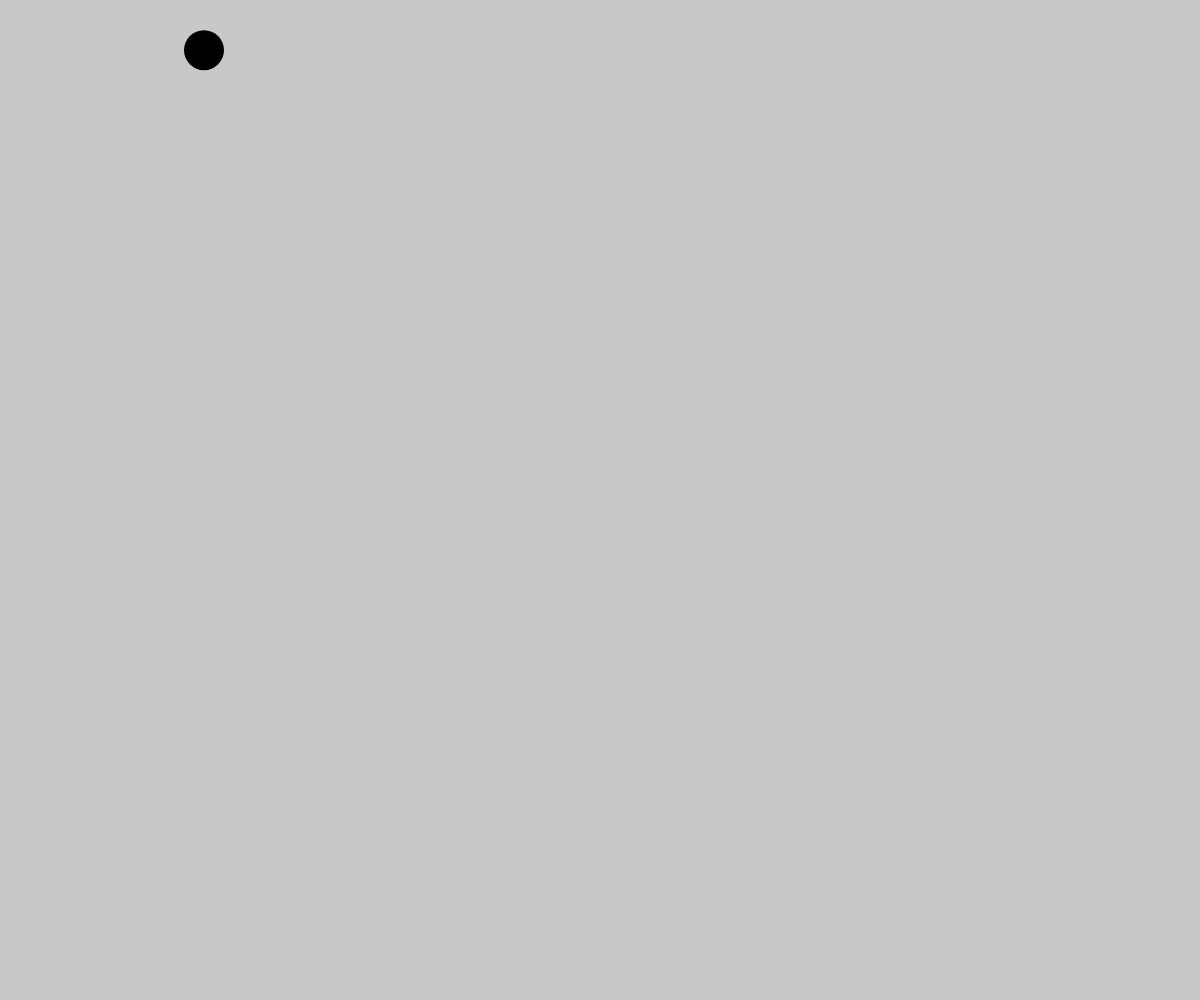
Frame 1 (no input)
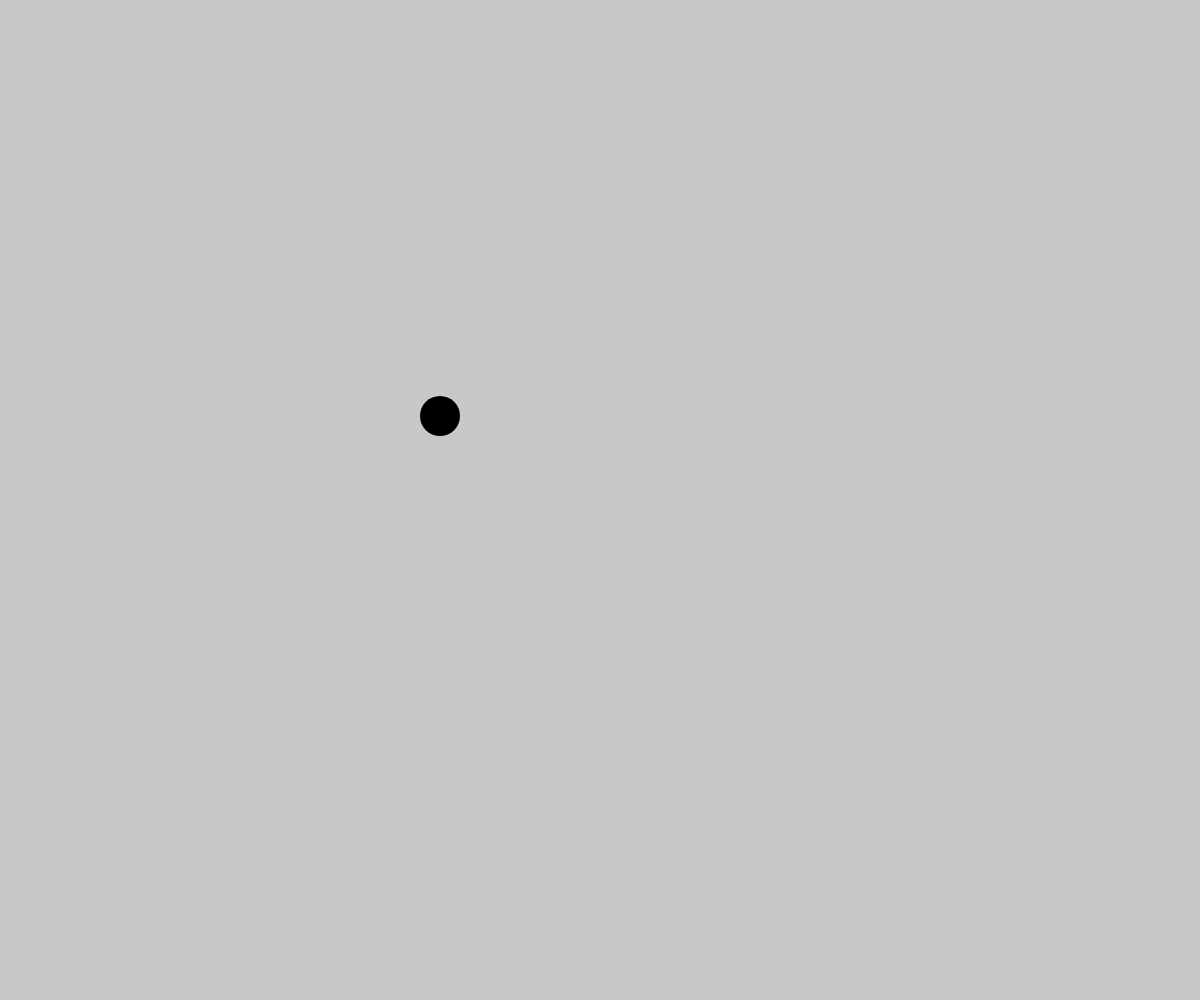
Frame 60 (no input)
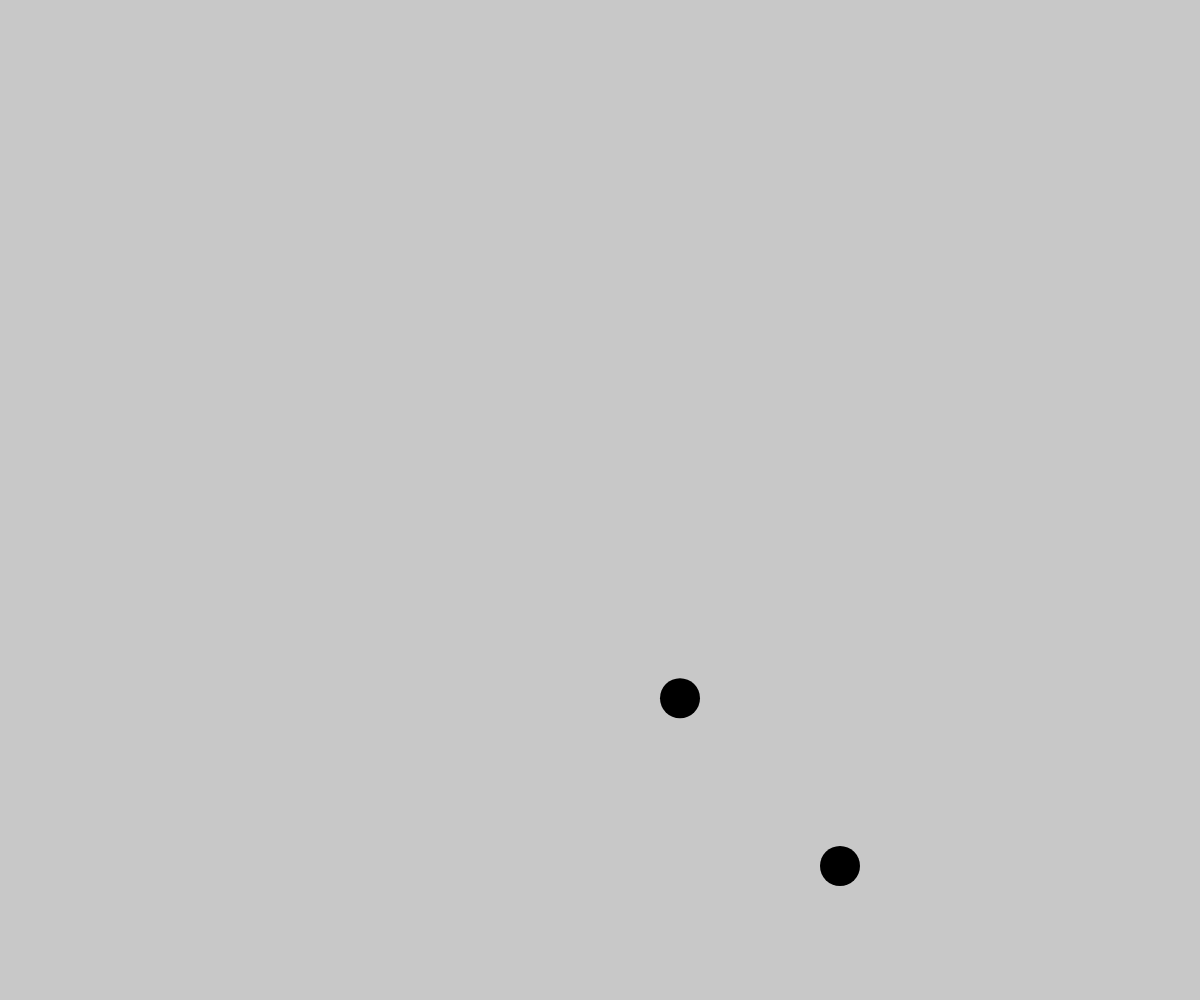
Frame 120 (the mouse pressed at the canvas centre since frame 60)

The p5.js sketch that drew these frames (run headless with seeded random() and noise() and a simulated clock; from frame 60 on, the mouse is pressed at the canvas centre):

// p5.js sketch
// ── sketch.js
var particle=[];

function setup() {
    createCanvas(window.innerWidth, window.innerHeight);
    particle.push(new Particle(200, 50));
    background(0);
}

function mousePressed(){
    particle.push(new Particle(mouseX, mouseY));
}
function draw() {
    background(200);
    for(var i=0;i<particle.length;i++){
        particle[i].update();
        particle[i].show();
    }
}

// ── particle.js
var gravity = 0.2;

function Particle(x, y) {
    this.x = x;
    this.y = y;
    this.yspeed = 0;
    this.xspeed = 4;
    this.history = [];

    this.update = function () {
        this.yspeed += gravity;  // Use the gravity variable you defined
        this.x += this.xspeed
        this.y += this.yspeed;
    
        if (this.y > height) {
            this.y = height;
            this.yspeed *= -0.8;
        } else if(this.x > width){
            this.x = width;
            this.xspeed*=-0.9;
        }
        else if (this.x<0){
            this.x = 0;
            this.xspeed*=-0.9;
        }



        let v = createVector(this.x, this.y);
        this.history.push(v);
        if (this.history.length > 20) { // Keeps only last 20 positions
            this.history.shift();
        }
    };

    this.show = function () {
        noStroke();
        fill(0);  // Changed to black to contrast with gray background
        ellipse(this.x, this.y, 40, 40);  // Made the ball bigger
    };
}
